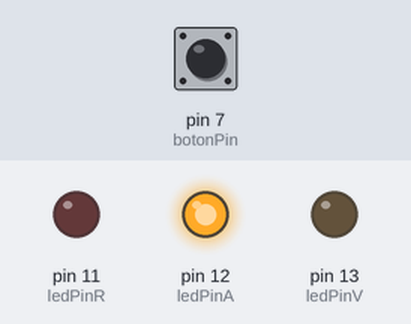
The sketch below on a simulated Arduino Uno, built with avr-gcc and run on an emulated ATmega328P. Shown: output pins drawn as LEDs (lit = HIGH). The inputs (shaded band) are chosen by the test bench; at power-on: pin 7 (botonPin) LOW.

Above: at 6.8 s.
6.9 s: pin 7 (botonPin) pulled HIGH for 3 s
At 8.2 s:
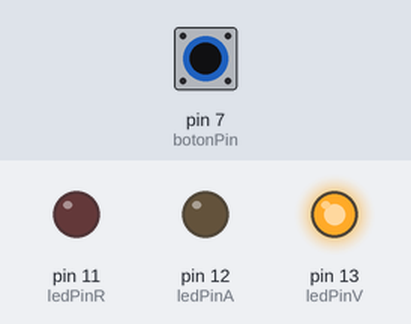
At 9.4 s:
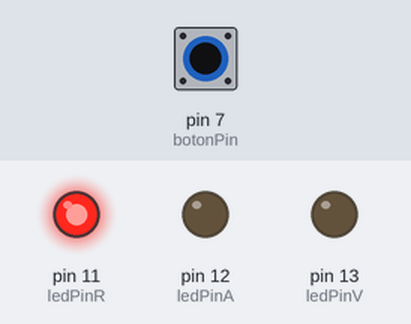
Timing chart, 0 to 18.0 s (numbered marks = the images above; inputs shaded):
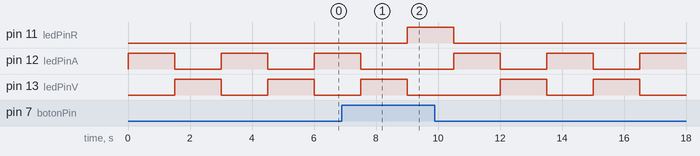

The sketch:

ejer2.ino
```cpp
const int ledPinR = 11; // LED Rojo
const int ledPinA = 12; // LED Amarillo
const int ledPinV = 13; // LED Verde
const int botonPin = 7; // Pulsador
int estadoBoton =0;

void setup() {
 pinMode(ledPinR, OUTPUT);
 pinMode(ledPinA, OUTPUT);
 pinMode(ledPinV, OUTPUT);
 pinMode(botonPin, INPUT);
}

void loop() {
  // Leer estado del botón
  estadoBoton = digitalRead(botonPin);

  // Comprobar si está pulsado
  if(estadoBoton == HIGH){ // Botón pulsado
  	// Encender Rojo, resto apagado
  	digitalWrite(ledPinR, HIGH); // LED Rojo
  	digitalWrite(ledPinA, LOW); // LED Amarillo
  	digitalWrite(ledPinV, LOW); // LED Verde
  	delay(1500);
  }else{
  	// Encender Amarillo, resto apagado
  	digitalWrite(ledPinA, HIGH); // LED Amarillo
  	digitalWrite(ledPinR, LOW);
    digitalWrite(ledPinV, LOW);
  	delay(1500);

  	// Encender Verde, resto apagado
  	digitalWrite(ledPinV, HIGH); // LED Verde
  	digitalWrite(ledPinR, LOW);
    digitalWrite(ledPinA, LOW);
  	delay(1500);
  }
}
```

Measured:
- after the input at 6.9 s, pin 11 (ledPinR): LOW → HIGH after 2.1 s, → LOW 1.5 s later
- by itself, pin 12 (ledPinA): repeats every 3.0 s: HIGH 1.5 s, LOW 1.5 s
